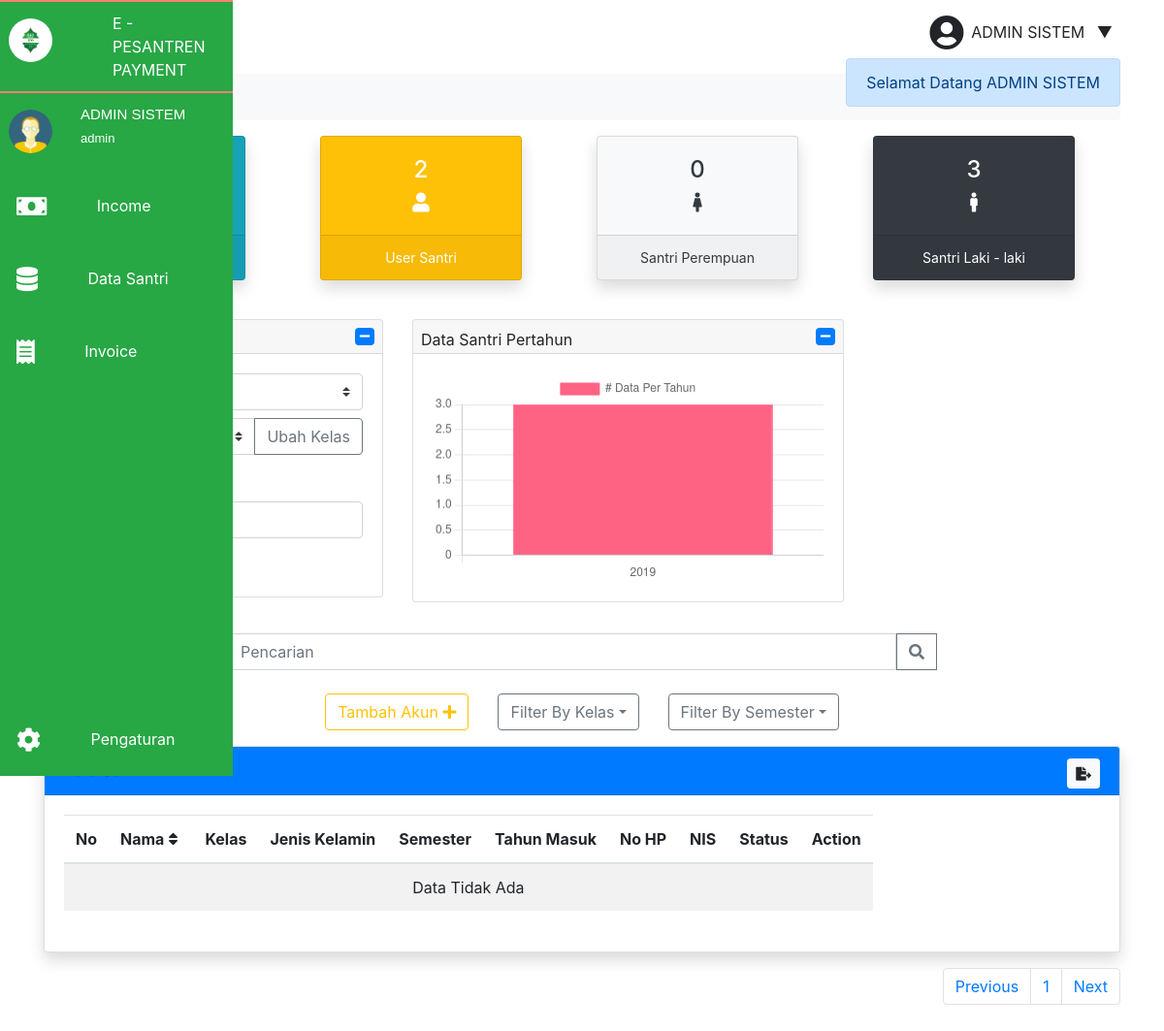
The app's page /dashboard/admin/?page=datsiswa&halaman=2 (signed in) with its own data.
### tables this page shows
CREATE TABLE `data_admin` (
  `nis` bigint(15) NOT NULL,
  `id_akun` bigint(15) DEFAULT NULL,
  `nama` varchar(25) NOT NULL,
  `jenis_kelamin` enum('laki','perempuan') NOT NULL,
  `waktu_masuk` date NOT NULL,
  `ttl` date NOT NULL,
  `alamat` text NOT NULL,
  `kota` varchar(50) NOT NULL,
  `no_hp` bigint(20) DEFAULT NULL,
  `nm_no` varchar(255) NOT NULL,
  `namapic` varchar(255) DEFAULT NULL
);

CREATE TABLE `level_user` (
  `id_level` int(3) NOT NULL,
  `nm_akses` varchar(25) NOT NULL
);

### dashboard/admin/Admin_Controller.php (called while the page is built, shortened)
<?php
class Admin_Controller extends Config
{
    public $db;
    function __construct()
    {
        $mysqli = new mysqli($this->host, $this->user, $this->passwd, $this->defaultdb);
        $this->db = $mysqli;
    }
    public function dataUserAkun(string $userID)
    {
        $q_select_s = $this->db->query("select * from data_admin sa
        inner join akun a on sa.id_akun=a.id_akun
        inner join level_user l on a.id_level=l.id_level where a.email='$userID'");
        if ($q_select_s){
            return array(
                'status' => true,
                'data' => $q_select_s->fetch_assoc()
            );
        }
    }
}

### dashboard/admin/index.php (the view, shortened to what this page needs)
<?php
require_once "./Admin_Controller.php";
$admController = new Admin_Controller();
$responOfDataUser = $admController->dataUserAkun($_SESSION['email']);
$data = ($responOfDataUser['status']) ? $responOfDataUser['data'] : null;
?>
<!DOCTYPE html>
<html lang="en">
<head>
    <link rel="stylesheet" href="https://stackpath.bootstrapcdn.com/bootstrap/4.1.3/css/bootstrap.min.css"
>
    <link rel="stylesheet" href="../../css/style.css">
    <link rel="stylesheet" href="https://cdnjs.cloudflare.com/ajax/libs/font-awesome/4.7.0/css/font-awesome.min.css">
    <link rel="stylesheet" href="https://use.fontawesome.com/releases/v5.7.0/css/all.css"
>
</head>
<body>
    <nav class="navbar navbar-success bg-success">
        <ul class="navbar-nav">
            <li class="nav-profile">
                <div class="user-pic">
                    <img src="../../assets/icons/EPP.png" alt="">
                </div>
                    <span class="link-text">E - PESANTREN PAYMENT</span>
            </li>
            <li class="nav-profile">
                <div class="user-pic">
                    <img src="../../assets/icons/admin.png" alt="">
                </div>
                <div class="text-profile">
                    <div class="name">
                        <span><?= $data['nama']; ?></span>
                    </div>
                    <div class="tag-user">
                        <span><?= $data['nm_akses']; ?></span>
                    </div>
                </div>
            </li>
            <li class="nav-item">
                <a href="?page=income" class="nav-link disabled">
                    <i class="fa fa-money"></i>
                    <span class="link-text">Income</span>
                </a>
            </li>
            <li class="nav-item dropdown-submenu">
                <a href="?page=datsiswa" class="nav-link">
                    <i class="fas fa-database"></i>
                    <span class="link-text">Data Santri</span>
                </a>
            </li>
            <li class="nav-item">
                <a href="?page=invoice" class="nav-link" id="history">
                    <i class="fas fa-receipt"></i>
                    <span class="link-text">Invoice</span>
                </a>
            </li>
            <li class="nav-item">
                <a href="?page=setting" class="nav-link">
                    <i class="fa fa-cog"></i>
                    <span class="link-text">Pengaturan</span>
                </a>
            </li>
        </ul>
    </nav>
    <div class="container">
        <div class="row">
            <div class="col d-inline-flex justify-content-end">
                <div class="mt-2 d-flex p-2" id="btn-dropdown">
                    <i class='fas fa-user-circle' style='font-size:36px'></i>
                    <div class="dropdown">
                        <span
                            class="p-2"><?= explode(" ", strtoupper($data['nama']))[0]." ".explode(" ", strtoupper($data['nama']))[1]; ?></span>
                        <span style="margin-top: 7px;">&#9660;</span>
                    </div>
                </div>
            </div>
        </div>
        <div class="d-flex flex-row-reverse">
            <div class="position-absolute alert-primary alert fade <?= isset($_SESSION['alert']) ? 'show' : null ?>"
                id="alert" role="alert" style="z-index: 1;">
                <?= $_SESSION['alert'] ?></div>
        </div>
        <nav aria-label="breadcrumb">
            <ol class="breadcrumb mt-3 bg-light">
                <li class="breadcrumb-item"><a href="#">Home</a></li>
                <?php if (isset($_GET['page'])) : ?>
                <li class="breadcrumb-item <?= isset($_GET['sub']) ? null : 'active' ?>" aria-current="page">
                    <a href="?page=datsiswa"><?= ucfirst($_GET['page']) ?></a>
                </li>
                <?php endif ?>
            </ol>
        </nav>
        <?php
        if (isset($_GET['page'])) {
            if ($_GET['page'] == "income") {
                include "income.php";
            } else if ($_GET['page'] == "datsiswa") {
                include "datsiswa.php";
            } else if ($_GET['page'] == "invoice") {
                include "invoice.php";
            } else if ($_GET['page'] == "setting") {
                include "pengaturan.php";
            } else if ($_GET['page'] == "profil") {
                include "profil_saya.php";
            } else if ($_GET['page'] == "ubah-katasandi") {
                include "ubah_katasandi.php";
            } else if ($_GET['page'] == "edit") {
                include "edit_siswa.php";
            }
        }
        else {
            include "datsiswa.php";
        }
        ?>
    </div>
</body>
</html>

### css/style.css (style rules this page uses)
* { margin: 0; padding: 0; box-sizing: border-box; }
.navbar { margin: 0; padding: 0; position: fixed; transition: width 600ms ease; background-color: #175794; z-index: 10; }
.navbar-nav { list-style: none; height: 100vh; width: 100%; }
.navbar-nav li:last-child { margin-top: auto; }
.nav-profile { border-top: 2px solid salmon; width: 100%; padding: 10px; display: flex; }
.user-pic { padding: 7px; }
.user-pic img { width: 45px; height: 45px; margin-left: -8px; border-radius: 50%; }
.text-profile { display: none; flex: 1; color: white; margin-left: 10%; font-family: sans-serif; align-items: center; justify-content: center; }
.name span { font-size: 15px; }
.tag-user span { font-size: 13px; }
.nav-link { text-decoration: none; display: flex; color: white; }
.link-text { display: none; color: white; opacity: 0; margin-left: 25%; transition: display 0s, opacity 0.5s linier; }
.nav-link i { font-size: 25px; color: white; }
.nav-item { width: 100%; padding: 17px; }
.dropdown { margin-top: 5px; position: relative; cursor: pointer; }
.dropdown-submenu { position: relative; cursor: pointer; }
@media only screen and (min-width: 600px) { .navbar { top: 0; width: 4rem; height: 100vh; } }

### records on screen
data_admin: nama "ADMIN SISTEM", level_user.nm_akses "admin", nama "ADMIN", nama "SISTEM"

### other values on screen
$_SESSION['alert'] "Selamat Datang ADMIN SISTEM"
$admController->ambilJumlahData('USER_SISWA') "2"
$admController->ambilJumlahData('SISWA_PEREMPUAN') "0"
$admController->ambilJumlahData('SISWA_LAKI') "3"
chart data {{ date_format(date_create($data['tmasuk']), "Y") }} 2019
chart data {{ $data['jsiswa'] }} 3
